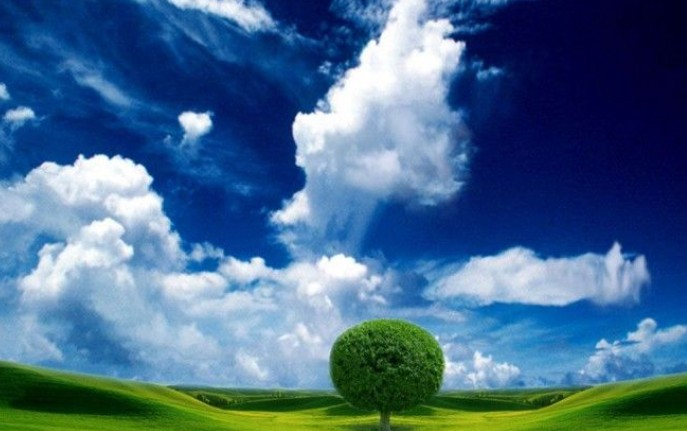
#> input picture 05_Image_Enhancement_and_Filtering/source.jpg, 687 x 431 px
$ jupyter execute 26_Calculating_Gradients.ipynb   (older library calls are emulated)
#> lines starting #> are read from the running program, lines starting #| are printed output that depends on the picture
[cell 1]
# ===================== IMPORT PACKAGES =====================

# Syntax:
# import module_name
# Purpose: Imports the OpenCV library for image processing.
import cv2

# Syntax:
# import module_name as alias_name
# Purpose: Imports matplotlib for displaying images.
import matplotlib.pyplot as plt


# ===================== READ IMAGE =====================

# Syntax:
# variable = cv2.imread("image_path")

# Parameter:
# "image_path" -> Name or location of the image file.

# Return Value:
# Returns the image as a NumPy array.
# Returns None if the image is not found.

src = cv2.imread("source.jpg")
#> src is the input picture: shape (431, 687, 3); mean B, G, R 139.7, 106, 69.9


# Check whether the image is loaded successfully.
if src is None:
    print("Error: Cannot find 'source.jpg'")

else:

    # ===================== APPLY GAUSSIAN BLUR =====================

    # Syntax:
    # output = cv2.GaussianBlur(src, ksize, sigmaX)

    # Parameters:
    # src    -> Input image.
    # ksize  -> Kernel size (3,3).
    # sigmaX -> Standard deviation in X direction.

    # Purpose:
    # Removes noise from the image before edge detection.

    blur = cv2.GaussianBlur(src, (3, 3), 0)


    # ===================== CONVERT TO GRAYSCALE =====================

    # Syntax:
    # output = cv2.cvtColor(src, code)

    # Parameters:
    # src  -> Input image.
    # code -> Type of color conversion.

    # Here:
    # cv2.COLOR_BGR2GRAY converts the image
    # from BGR format to Grayscale.

    gray = cv2.cvtColor(blur, cv2.COLOR_BGR2GRAY)
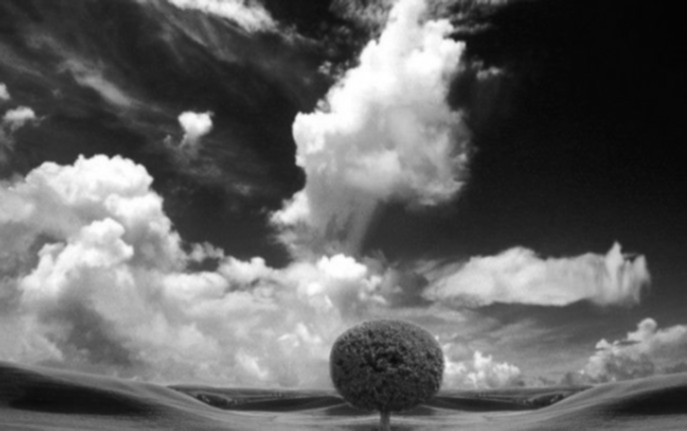
#> gray: shape (431, 687); min 4, max 255, mean 99


    # ===================== APPLY SOBEL OPERATOR =====================

    # Syntax:
    # output = cv2.Sobel(src,
    #                    ddepth,
    #                    dx,
    #                    dy,
    #                    ksize,
    #                    scale,
    #                    delta,
    #                    borderType)

    # Parameters:
    # src        -> Input grayscale image.
    # ddepth     -> Depth of output image (cv2.CV_16S).
    # dx         -> Order of derivative in x direction.
    # dy         -> Order of derivative in y direction.
    # ksize      -> Size of Sobel kernel.
    # scale      -> Scale factor.
    # delta      -> Value added to the result.
    # borderType -> Border extrapolation method.


    # ===================== HORIZONTAL EDGES =====================

    # dx = 1, dy = 0
    # Finds horizontal gradients (changes in x direction).

    grad_x = cv2.Sobel(gray,
                       cv2.CV_16S,
                       1,
                       0,
                       ksize=3,
                       scale=1,
                       delta=0,
                       borderType=cv2.BORDER_DEFAULT)
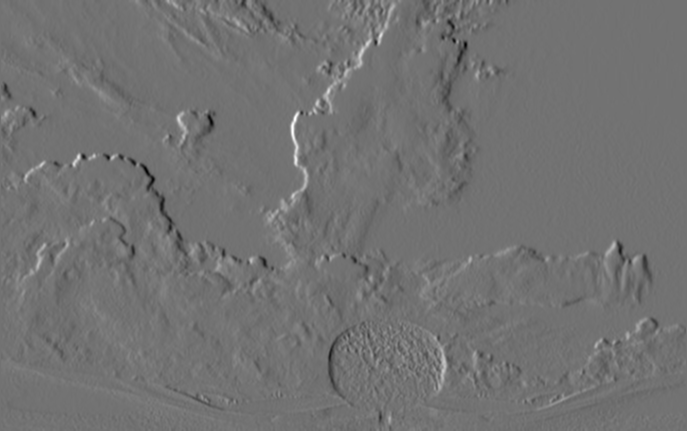
#> grad_x: shape (431, 687) int16; min -424, max 518, mean -0.8; drawn with min black and max white


    # ===================== VERTICAL EDGES =====================

    # dx = 0, dy = 1
    # Finds vertical gradients (changes in y direction).

    grad_y = cv2.Sobel(gray,
                       cv2.CV_16S,
                       0,
                       1,
                       ksize=3,
                       scale=1,
                       delta=0,
                       borderType=cv2.BORDER_DEFAULT)
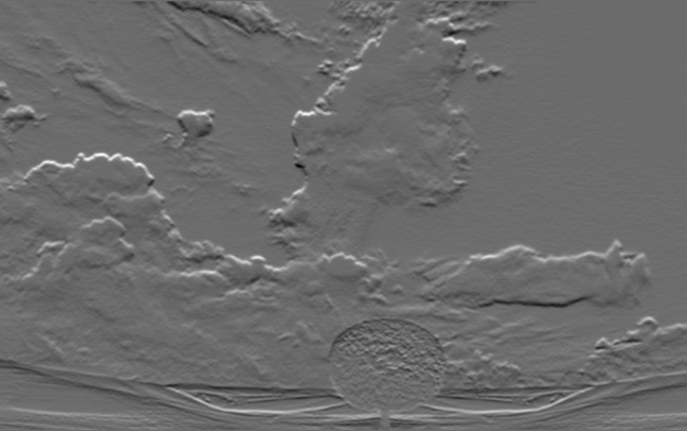
#> grad_y: shape (431, 687) int16; min -359, max 491, mean 0.7; drawn with min black and max white


    # ===================== CONVERT TO ABSOLUTE VALUES =====================

    # Syntax:
    # output = cv2.convertScaleAbs(src)

    # Parameter:
    # src -> Input image.

    # Purpose:
    # Converts pixel values to absolute values
    # and changes them to unsigned 8-bit integers.

    abs_grad_x = cv2.convertScaleAbs(grad_x)
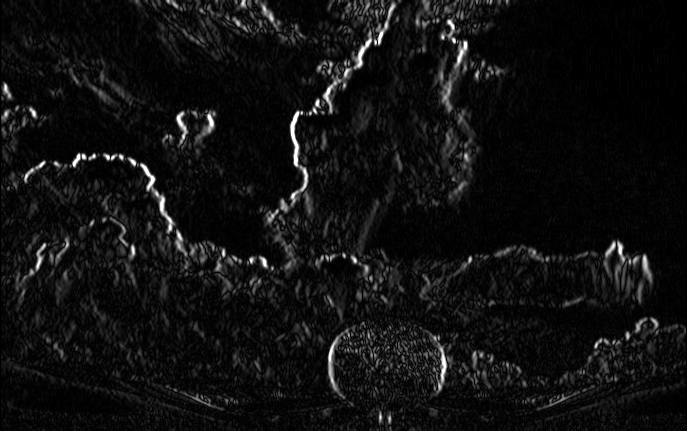
#> abs_grad_x: shape (431, 687); min 0, max 255, mean 16.2
    abs_grad_y = cv2.convertScaleAbs(grad_y)
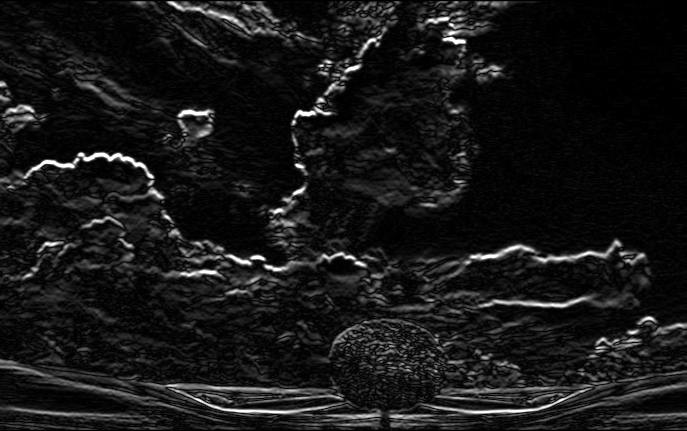
#> abs_grad_y: shape (431, 687); min 0, max 255, mean 23.3


    # ===================== COMBINE BOTH GRADIENTS =====================

    # Syntax:
    # output = cv2.addWeighted(src1,
    #                          alpha,
    #                          src2,
    #                          beta,
    #                          gamma)

    # Parameters:
    # src1  -> First image.
    # alpha -> Weight of first image.
    # src2  -> Second image.
    # beta  -> Weight of second image.
    # gamma -> Scalar added to the sum.

    # Formula:
    # Output = (src1 × alpha) + (src2 × beta) + gamma

    grad = cv2.addWeighted(abs_grad_x,
                           0.5,
                           abs_grad_y,
                           0.5,
                           0)
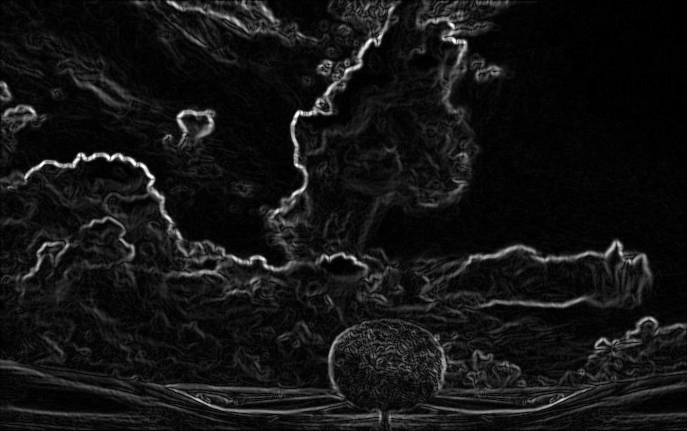
#> grad: shape (431, 687); min 0, max 255, mean 19.7


    # ===================== DISPLAY THE RESULT =====================

    # Syntax:
    # plt.imshow(image, cmap='gray')

    # Parameter:
    # image -> Image to display.
    # cmap  -> Color map.

    plt.imshow(grad, cmap='gray')
    plt.title("Sobel Edge Detection")
    plt.axis("off")
    plt.show()
